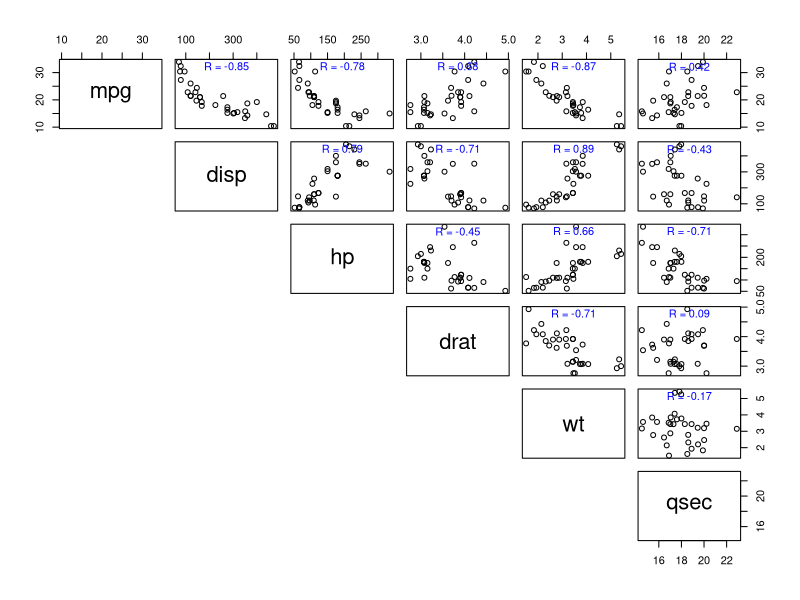
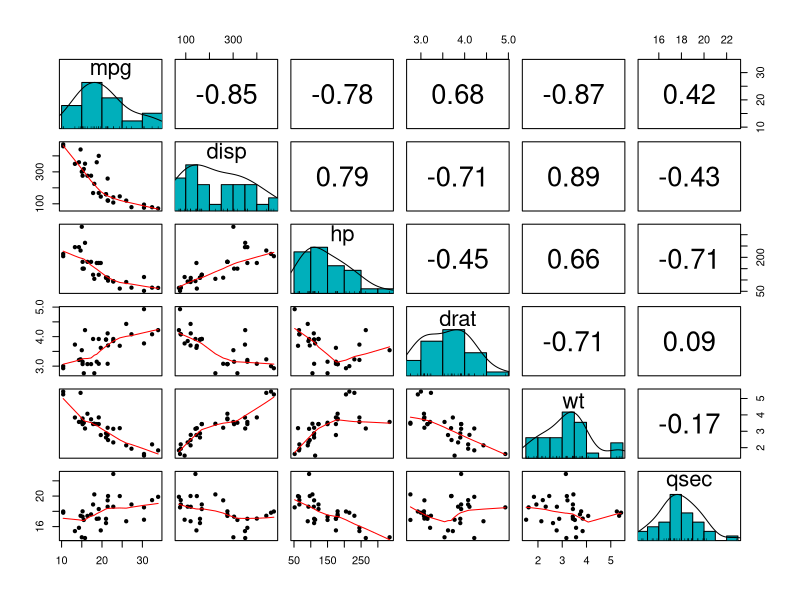
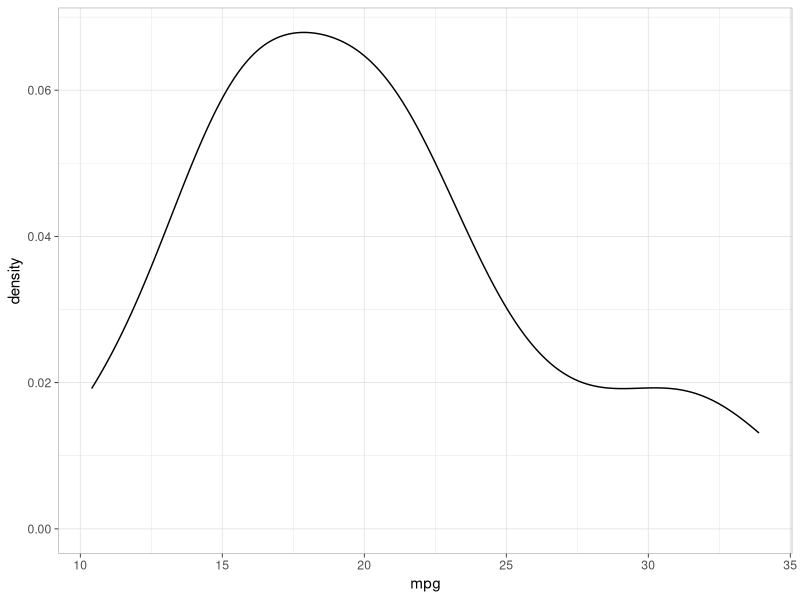
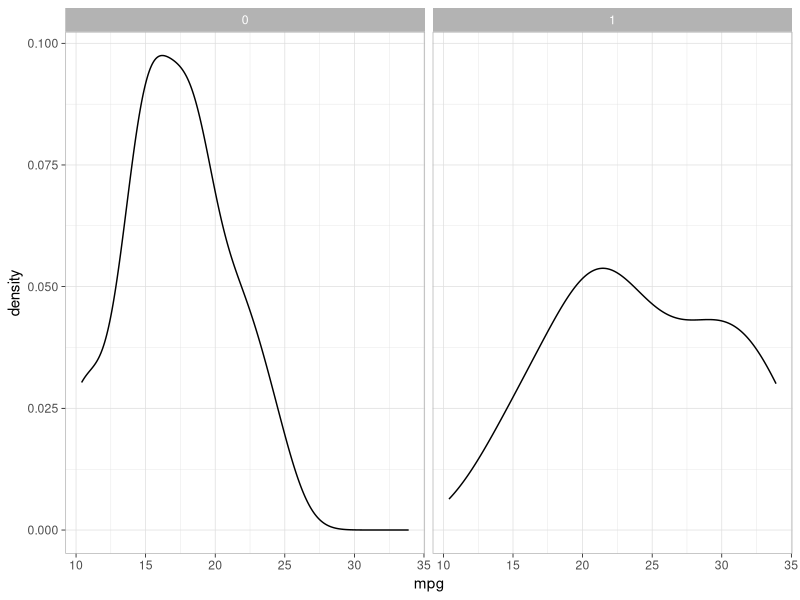
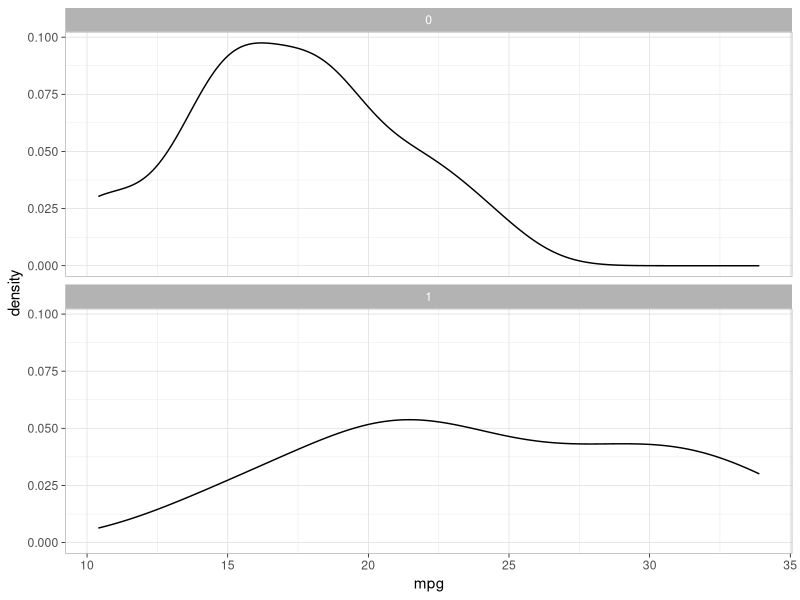

Here is the R script that generated these plots, in order: (Note: this script raises an error after producing the figures.)
# DATA MTCARS
data("mtcars")
dfm <- mtcars
dfm$cyl <- factor(dfm$cyl)
dfm$name <- rownames(dfm)
head(dfm[, c("name", "wt", "mpg", "cyl")])

upper.panel<-function(x, y){
  points(x,y, pch=1)
  r <- round(cor(x, y), digits=2)
  txt <- paste0("R = ", r)
  usr <- par("usr"); on.exit(par(usr))
  par(usr = c(0, 1, 0, 1))
  text(0.5, 0.9, txt, col = "blue")
}

pairs(mtcars[,c("mpg", "disp", "hp", "drat", "wt", "qsec")], lower.panel = NULL,
        upper.panel = upper.panel)

install.packages("psych")
library(psych)
pairs.panels(mtcars[,c("mpg", "disp", "hp", "drat", "wt", "qsec")],
               method = "pearson", # correlation method
               hist.col = "#00AFBB",
               density = TRUE, # show density plots
               ellipses = FALSE # doesn't show correlation ellipses
)

# plot densitas
install.packages("ggpubr")
library(ggpubr)
p <- ggdensity(mtcars, x = "mpg", fill = "cyl",
                 palette = "jco",
                 ggtheme = theme_light(), legend = "top")
p

# Facet dengan satu variabel pengelompokkan “am” secara horisontal
facet(p, facet.by = "am")

# Facet dengan satu variabel pengelompokkan “am” secara vertikal
mtcars$am <- factor(mtcars$am)
facet(p, facet.by = "am", ncol = 1)

# Facet dengan dua variabel pengelompokkan (“am”,”cyl”)
facet(p, facet.by = c("am", "cyl"), short.panel.labs = FALSE)

# Memodifikasi penampilan label panel
# Membuat plot dasar
p <- ggplot(mtcars, aes(x = wt, y = mpg)) +
  geom_point() +
  labs(x = "Weight", y = "Miles per Gallon", title = "MPG vs Weight by Transmission and Cylinders")

# Plot pencar
mtcars$name <- rownames(mtcars)
ggscatter(mtcars, x = "wt", y = "mpg",
            color = "cyl", palette = "jco",
            label = "name", repel = TRUE)

ggscatter(mtcars, x = "wt", y = "mpg",
          color = "cyl", palette = "jco",
          shape = "cyl",
          ellipse = TRUE)

p <- ggboxplot(mtcars, x = "cyl",
               y = "mpg",
               combine = TRUE,
               color = "cyl", palette = "jco",
               ylab = "Miles/(US) gallon)",
               xlab = "Number of cylinders (cyl)",
               add = "jitter", # Add jittered points
               add.params = list(size = 0.1, jitter = 0.2), # Point size and the amount of jittering
               label = "name",
               label.select = list(top.up = 2, top.down = 2),
               font.label = list(size = 7, face = "italic", color = "cyl"), # label font
               repel = TRUE # Avoid label text overplotting
)
facet(p,facet.by="am", panel.labs= list(am = c("Automatic", "Manual")))

# Main plot
install.packages("cowplot")
library(ggpubr)
library(cowplot)
pmain <- ggplot(mtcars, aes(x = wt, y = mpg, color = cyl))+
  geom_point(size = 3)+
  ggpubr::color_palette("jco") +
  labs (x = "Weight (1000) lbs", y = "Miles/(US) gallon")
# Marginal densities along x axis
xdens <- axis_canvas(pmain, axis = "x")+
  geom_density(data = mtcars, aes(x = wt, fill = cyl),
               alpha = 0.7, size = 0.2)+
  ggpubr::fill_palette("jco")
# Marginal densities along y axis
# Need to set coord_flip = TRUE, if you plan to use coord_flip()
ydens <- axis_canvas(pmain, axis = "y", coord_flip = TRUE)+
  geom_density(data = mtcars, aes(x = mpg, fill = cyl),
               alpha = 0.7, size = 0.2)+
  coord_flip()+
  ggpubr::fill_palette("jco")
p1 <- insert_xaxis_grob(pmain, xdens, grid::unit(.2, "null"), position = "top")
p2<- insert_yaxis_grob(p1, ydens, grid::unit(.2, "null"), position = "right")
ggdraw(p2)

# Plot pencar dengan garis regresi dan interval kepercayaan serta koefisien korelasi dan p-value
ggscatter(mtcars, x = "wt", y = "mpg", size = 0.3,
          color = "cyl", palette = "jco",
          facet.by = "cyl", #scales = "free_x",
          add = "reg.line", conf.int = TRUE) +
  stat_cor(aes(color = cyl), method = "pearson", label.y = 6)
